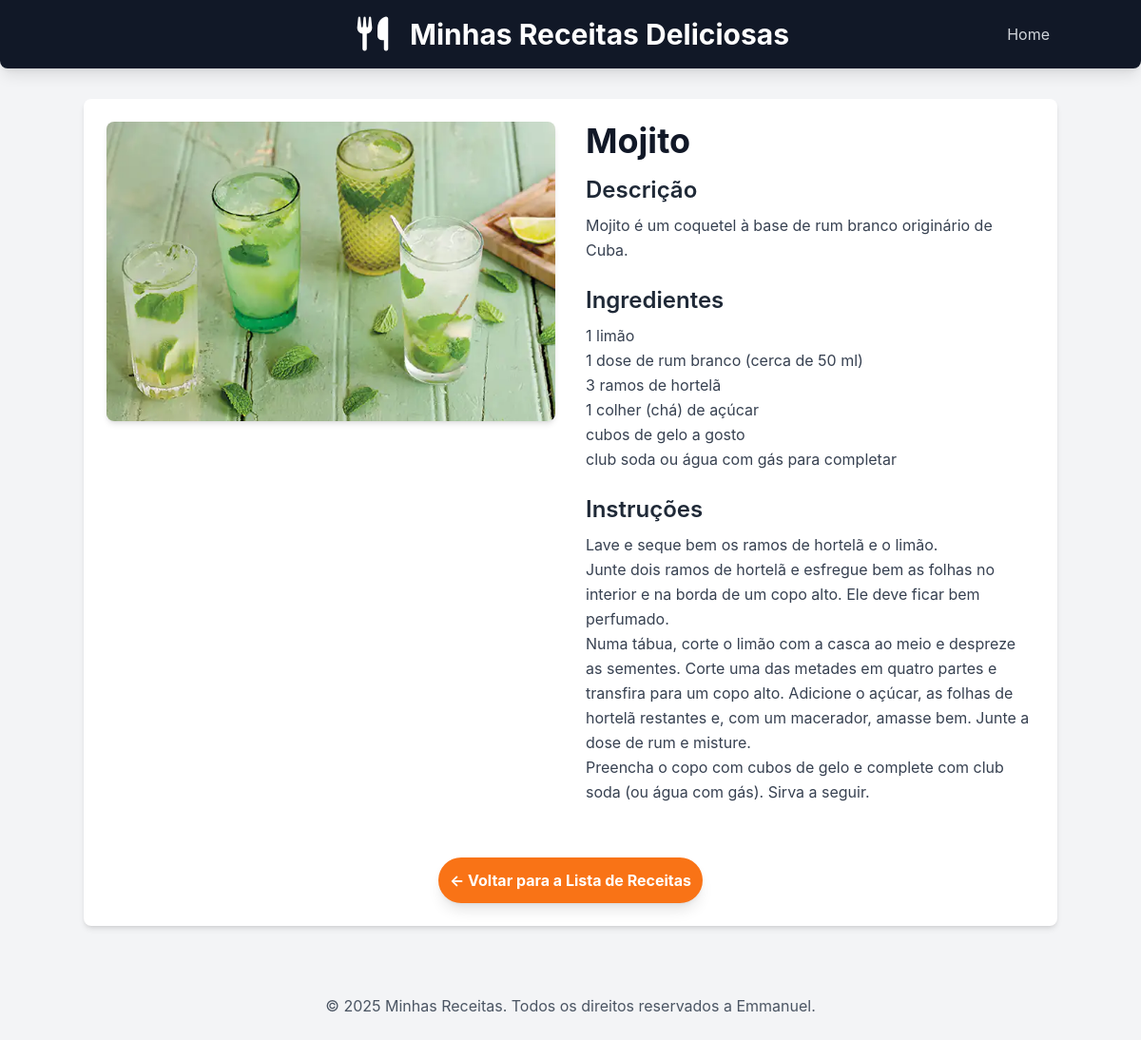
The page /receitas/receita/7/ on the database its author committed.
### receitas/models.py (models this page shows, shortened)
class Receita(models.Model):
    CATEGORIAS =[
        ('comida','Comida'),
        ('sobremesa','Sobremesa'),
        ('drink','Drink'),
    ]
    title = models.CharField("Título", max_length=200)
    description = models.TextField("Descrição")
    ingredients = models.TextField("Ingredientes")
    instructions = models.TextField("Modo de preparo")
    image = models.ImageField("Imagem", upload_to='receitas/images/', blank=True, null=True)
    categoria = models.CharField("Categoria", max_length=20, choices=CATEGORIAS, default='comida')
    created_at = models.DateTimeField(auto_now_add=True)
    updated_at = models.DateTimeField(auto_now=True)
    class Meta:
        verbose_name = "Receita"
        verbose_name_plural = "Receitas"
        ordering = ['-created_at'] #ordena as receitas pela data de criação (mais novas primeiro)

### receitas/views.py (the view)
# urls.py: path('receita/<int:id>/', views.receita_detail, name='receita_detail'),
def receita_detail(request, id):
    receita = get_object_or_404(Receita, pk=id)
    return render(request, 'receitas/receita_detail.html', {'receita': receita})

### receitas/templates/receitas/receita_detail.html (shortened to what this page needs)
{% extends "receitas/base.html"%}
{% block content %}
<div class="flex flex-col md:flex-row gap-8">
    {% if receita.image %}
    <div class="md:w-1/2">
        <img src="{{receita.image.url}}" alt="[Imagem de {{receita.title}}]"
            class="w-full h-auto object-cover rounded-lg shadow-md">
    </div>
    {% endif %}
    <div class="md:w-1/2">
        <h2 class="text-4xl font-bold text-gray-900 mb-4">{{receita.title}}</h2>
        <h3 class="text-2xl font-semibold text-gray-800 mb-2">Descrição</h3>
        <p class="text-gray-700 mb-6 leading-relaxed">{{receita.description}}</p>
        <h3 class="text-2xl font-semibold text-gray-800 mb-2">Ingredientes</h3>
        <p class="text-gray-700 mb-6 leading-relaxed whitespace-pre-wrap">{{receita.ingredients}}</p>
        <h3 class="text-2xl font-semibold text-gray-800 mb-2">Instruções</h3>
        <p class="text-gray-700 mb-6 leading-relaxed whitespace-pre-wrap">{{receita.instructions}}</p>
    </div>
</div>
<div class="mt-8 text-center">
    <a href="{% url 'home' %}"
        class="inline-block bg-orange-500 hover:bg-orange-600 text-white font-bold py-3 px-3 rounded-full transition duration-300 ease-in-out shadow-lg">
        &larr; Voltar para a Lista de Receitas
    </a>
</div>
{%endblock%}

### receitas/templates/receitas/base.html (style rules this page uses)
body { font-family: 'Inter', sans-serif; }

### rows shown on the page
Receita: image (picture), title "Mojito", description "Mojito é um coquetel à base de rum branco originário de Cuba.", ingredients "1 limão 1 dose de rum branco (cerca de 50 ml) 3 ramos de hortelã 1 colher (chá) de açúcar cubos de gelo a gosto club soda ou água com gás para completar", instructions "Lave e seque bem os ramos de hortelã e o limão. Junte dois ramos de hortelã e esfregue bem as folhas no interior e na borda de um copo alto. Ele deve ficar bem perfumado. Numa tábua, corte o limão com a casca ao meio e despreze as sementes. Corte uma das metades em quatro partes e transfira para um copo alto. Adicione o açúcar, as folhas de hortelã restantes e, com um macerador, amasse bem. Junte a dose de rum e misture. Preencha o copo com cubos de gelo e complete com club soda (ou água com gás). Sirva a seguir."
